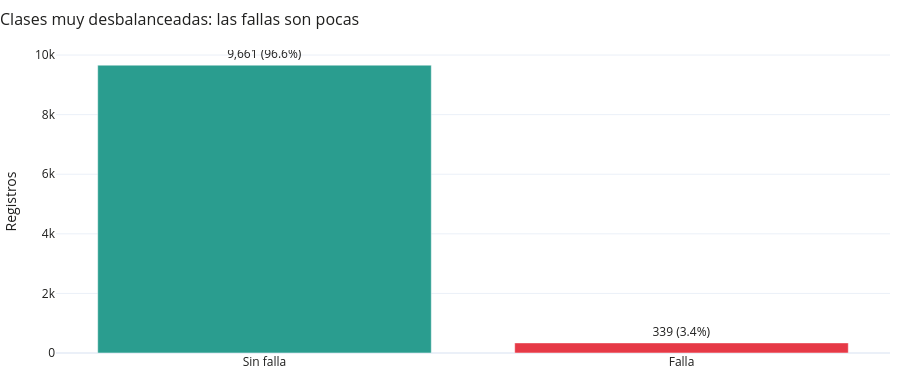

The code cell stored with this chart in its notebook:
### Markdown cell above
## 4.1 El desbalance

> 🎬 **Escena 5 · De los sensores a los datos** — **Momento 2 · Desbalance y modos de falla**

Lo primero en un problema de fallas: ¿cuántas hay?

### Code cell
FrontendRedNeuronal.figura_balance(df)

### Figure 1 — Plotly figure (JSON) as saved in the notebook; plotly's stock layout.template omitted (floating-point values rounded to 4 significant figures)
{"data": [{"marker": {"color": ["#2a9d8f", "#e63946"]}, "text": ["9,661 (96.6%)", "339 (3.4%)"], "textposition": "outside", "type": "bar", "x": ["Sin falla", "Falla"], "y": [9661, 339]}], "layout": {"font": {"color": "#1f1f1e"}, "height": 380, "legend": {"orientation": "h", "y": -0.18}, "margin": {"b": 10, "l": 10, "r": 10, "t": 50}, "title": {"font": {"size": 16}, "text": "Clases muy desbalanceadas: las fallas son pocas", "x": 0}, "yaxis": {"title": {"text": "Registros"}}}}
